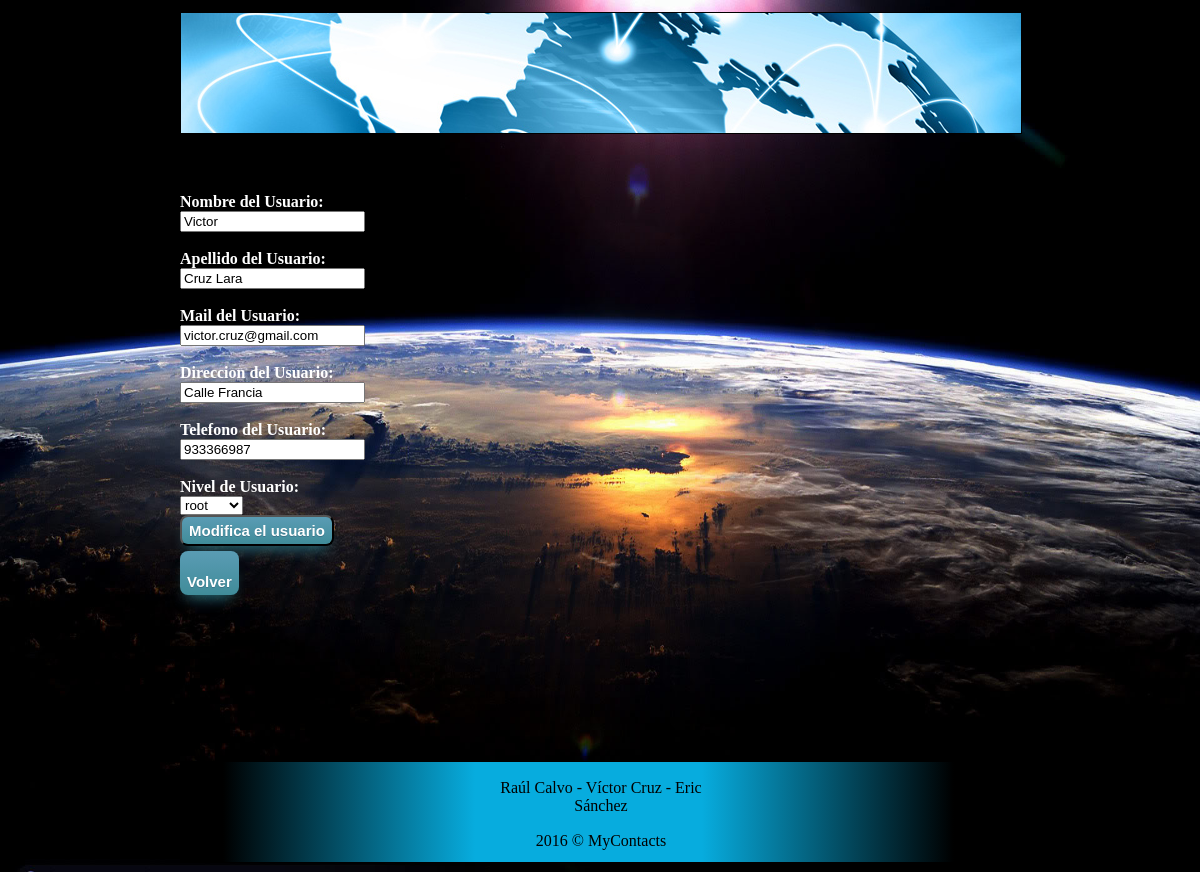
Screenshot of /modificarUsuarios.php?id_usuario=1 (signed in) with the database file from the repository.
### tables this page shows
CREATE TABLE IF NOT EXISTS `usuario` (
`id_usuario` int(11) NOT NULL,
  `password` varchar(50) DEFAULT NULL,
  `nombre_usuario` varchar(20) DEFAULT NULL,
  `apellidos_usuario` varchar(40) DEFAULT NULL,
  `mail_usuario` varchar(50) DEFAULT NULL,
  `direccion_usuario` varchar(60) DEFAULT NULL,
  `telefono_usuario` varchar(9) DEFAULT NULL,
  `nivel_usuario` int(11) DEFAULT NULL
);

### modificarUsuarios.php (the view, shortened to what this page needs)
<?php
  	include("conexion.php");
  	$sql="SELECT * FROM usuario WHERE id_usuario = '$_REQUEST[id_usuario]'";
	$datos = mysqli_query($con, $sql);
	$prod=mysqli_fetch_array($datos);
?>
<!DOCTYPE html>
<html>
	<head>
		<link rel="stylesheet" type="text/css" href="style.css">
	</head>
	<body>
<header></header>
<section id="contenido1">
			<article>
				<h3>Modificar Usuarios</h3>
			</article>
			<article id = "letrasregistro">
				<form name="formModUsuarios" action="modificarUsuarios.proc.php" method="post">
					<strong>Nombre del Usuario:</strong><br/>
					<input type="text" name="nomUsuario" size="20" maxlength="25" value="<?php echo utf8_encode("$prod[nombre_usuario]"); ?>"required/><br/><br/>
					<strong>Apellido del Usuario:</strong><br/>
					<input type="text" name="apellidoUsuario" size="20" maxlength="25" value="<?php echo utf8_encode("$prod[apellidos_usuario]"); ?>"/><br/><br/>
					<strong>Mail del Usuario:</strong><br/>
					<input type="text" name="mailUsuario" size="20" maxlength="25" value="<?php echo $prod['mail_usuario']; ?>"/><br/><br/>
					<strong>Direccion del Usuario:</strong><br/>
					<input type="text" name="direccionUsuario" size="20" maxlength="25" value="<?php echo $prod['direccion_usuario']; ?>"/><br/><br/>
					<strong>Telefono del Usuario:</strong><br/>
					<input type="text" name="telefonoUsuario" size="20" maxlength="25" value="<?php echo $prod['telefono_usuario']; ?>"/><br/><br/>
					<strong>Nivel de Usuario:</strong><br/>
					<select name="nivelusuario">
							<?php
							$sql = mysqli_query($con, "SELECT * FROM nivel, usuario WHERE `usuario`.`id_usuario` = '$_SESSION[id]' AND `usuario`.`mail_usuario` = '$_SESSION[mail]'");
							while($dato=mysqli_fetch_array($sql)) {
							echo "<option value=\"$dato[id_nivel]\">$dato[nombre_nivel]</option>";
							}
							?>
					</select>
					<br>
					<input class="myButton1" id="botonFormModContacto" type="submit" value="Modifica el usuario">
				</form>
			</article>
		<br/><br/>
		<article class="myButton1">
			<br>
			<a href="principal.php">Volver</a>
		</article>
		</section>
		<footer id="piepagina">
      <p id="componentes">Raúl Calvo - Víctor Cruz - Eric Sánchez</p>
      <p id="copyright">2016 &copy; MyContacts</p>
    </footer>
	</body>
</html>

### style.css (style rules this page uses)
body { margin: 1% 15% 0 15%; background: url("./imagenes/fondotierra.jpg") no-repeat center center fixed; background-size: 100% 100%; -moz-background-size: 100% 100%; -webkit-background-size: 100% 100%; -o-background-size: 100% 100%; }
header { border: 1px black solid; background-image: url("imagenes/header.png"); width: 100%; height: 120px; }
.myButton1 { -moz-box-shadow: 0px 10px 14px -7px #276873; -webkit-box-shadow: 0px 10px 14px -7px #276873; box-shadow: 0px 10px 14px -7px #276873; background:-webkit-gradient(linear, left top, left bottom, color-stop(0.05, #599bb3), color-stop(1, #408c99)); background:-moz-linear-gradient(top, #599bb3 5%, #408c99 100%); background:-webkit-linear-gradient(top, #599bb3 5%, #408c99 100%); background:-o-linear-gradient(top, #599bb3 5%, #408c99 100%); background:-ms-linear-gradient(top, #599bb3 5%, #408c99 100%); background:linear-gradient(to bottom, #599bb3 5%, #408c99 100%); filter:progid:DXImageTransform.Microsoft.gradient(startColorstr='#599bb3', endColorstr='#408c99',GradientType=0); background-color:#599bb3; -moz-border-radius:8px; -webkit-border-radius:8px; border-radius:8px; cursor:pointer; color:#ffffff; font-family:Arial; font-size:15px; font-weight:bold; padding:5px 7px; text-decoration: none; text-shadow:0px 1px 0px #3d768a; float: left; margin-right: 15px; }
.myButton1 a { position:relative; text-decoration: none; color: black; }
#contenido1 { width: 100%; height: 600px; margin: 1% 0 0 0; }
#contenido1 a { text-decoration: none; color: white; }
#piepagina { width: 100%; height: 100px; margin: 1% 0 1% 0; border: 1px black solid; background: rgba(0,0,0,1); background: -moz-linear-gradient(left, rgba(0,0,0,1) 0%, rgba(0,0,0,1) 5%, rgba(7,172,222,1) 35%, rgba(7,172,222,1) 46%, rgba(7,172,222,1) 62%, rgba(0,0,0,1) 92%, rgba(0,0,0,1) 100%); background: -webkit-gradient(left top, right top, color-stop(0%, rgba(0,0,0,1)), color-stop(5%, rgba(0,0,0,1)), color-stop(35%, rgba(7,172,222,1)), color-stop(46%, rgba(7,172,222,1)), color-stop(62%, rgba(7,172,222,1)), color-stop(92%, rgba(0,0,0,1)), color-stop(100%, rgba(0,0,0,1))); background: -webkit-linear-gradient(left, rgba(0,0,0,1) 0%, rgba(0,0,0,1) 5%, rgba(7,172,222,1) 35%, rgba(7,172,222,1) 46%, rgba(7,172,222,1) 62%, rgba(0,0,0,1) 92%, rgba(0,0,0,1) 100%); background: -o-linear-gradient(left, rgba(0,0,0,1) 0%, rgba(0,0,0,1) 5%, rgba(7,172,222,1) 35%, rgba(7,172,222,1) 46%, rgba(7,172,222,1) 62%, rgba(0,0,0,1) 92%, rgba(0,0,0,1) 100%); background: -ms-linear-gradient(left, rgba(0,0,0,1) 0%, rgba(0,0,0,1) 5%, rgba(7,172,222,1) 35%, rgba(7,172,222,1) 46%, rgba(7,172,222,1) 62%, rgba(0,0,0,1) 92%, rgba(0,0,0,1) 100%); background: linear-gradient(to right, rgba(0,0,0,1) 0%, rgba(0,0,0,1) 5%, rgba(7,172,222,1) 35%, rgba(7,172,222,1) 46%, rgba(7,172,222,1) 62%, rgba(0,0,0,1) 92%, rgba(0,0,0,1) 100%); filter: progid:DXImageTransform.Microsoft.gradient( startColorstr='#000000', endColorstr='#000000', GradientType=1 ); }
#componentes { margin: 2% 35% 0 35%; text-align: center; }
#copyright { margin: 2% 42% 0 42%; text-align: center; }
#letrasregistro { color: white; }

### modificarUsuarios.php (style rules this page uses)
a { color: blue; }

### rows the page displays
usuario: nomUsuario "Victor", apellidoUsuario "Cruz Lara", mailUsuario "victor.cruz@gmail.com", direccionUsuario "Calle Francia", telefonoUsuario "933366987"

### other values shown
form field nivelusuario "root"
